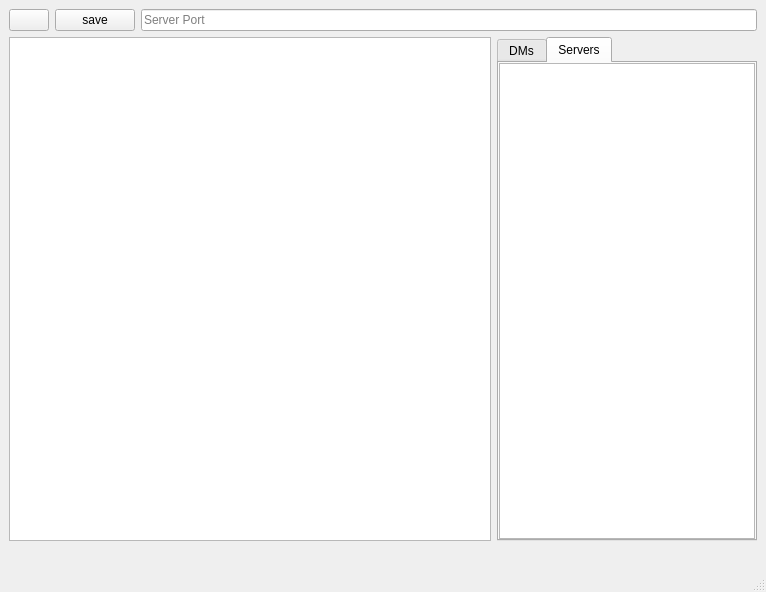
<?xml version="1.0" encoding="UTF-8"?>
<ui version="4.0">
 <class>MainWindow</class>
 <widget class="QMainWindow" name="MainWindow">
  <property name="geometry">
   <rect>
    <x>0</x>
    <y>0</y>
    <width>766</width>
    <height>592</height>
   </rect>
  </property>
  <property name="windowTitle">
   <string>MainWindow</string>
  </property>
  <widget class="QWidget" name="centralwidget">
   <layout class="QVBoxLayout" name="verticalLayout">
    <item>
     <widget class="QWidget" name="widget_2" native="true">
      <layout class="QHBoxLayout" name="horizontalLayout_2">
       <property name="leftMargin">
        <number>0</number>
       </property>
       <property name="topMargin">
        <number>0</number>
       </property>
       <property name="rightMargin">
        <number>0</number>
       </property>
       <property name="bottomMargin">
        <number>0</number>
       </property>
       <item>
        <widget class="QPushButton" name="refreshButton">
         <property name="text">
          <string/>
         </property>
         <property name="icon">
          <iconset theme="QIcon::ThemeIcon::ViewRefresh"/>
         </property>
        </widget>
       </item>
       <item>
        <widget class="QPushButton" name="saveButton">
         <property name="text">
          <string>save</string>
         </property>
        </widget>
       </item>
       <item>
        <widget class="QLineEdit" name="portInput">
         <property name="placeholderText">
          <string>Server Port</string>
         </property>
        </widget>
       </item>
      </layout>
     </widget>
    </item>
    <item>
     <widget class="QWidget" name="widget" native="true">
      <layout class="QHBoxLayout" name="horizontalLayout" stretch="75,0">
       <property name="leftMargin">
        <number>0</number>
       </property>
       <property name="topMargin">
        <number>0</number>
       </property>
       <property name="rightMargin">
        <number>0</number>
       </property>
       <property name="bottomMargin">
        <number>0</number>
       </property>
       <item>
        <widget class="QListWidget" name="messageList">
         <property name="autoFillBackground">
          <bool>false</bool>
         </property>
         <property name="isWrapping" stdset="0">
          <bool>false</bool>
         </property>
         <property name="spacing">
          <number>2</number>
         </property>
         <property name="wordWrap">
          <bool>true</bool>
         </property>
        </widget>
       </item>
       <item>
        <widget class="QTabWidget" name="lists">
         <property name="currentIndex">
          <number>1</number>
         </property>
         <widget class="QWidget" name="DMs">
          <attribute name="title">
           <string>DMs</string>
          </attribute>
          <layout class="QVBoxLayout" name="verticalLayout_2">
           <property name="leftMargin">
            <number>0</number>
           </property>
           <property name="topMargin">
            <number>0</number>
           </property>
           <property name="rightMargin">
            <number>0</number>
           </property>
           <property name="bottomMargin">
            <number>0</number>
           </property>
           <item>
            <widget class="QListWidget" name="dmList">
             <property name="autoFillBackground">
              <bool>false</bool>
             </property>
             <property name="isWrapping" stdset="0">
              <bool>false</bool>
             </property>
            </widget>
           </item>
          </layout>
         </widget>
         <widget class="QWidget" name="Servers">
          <attribute name="title">
           <string>Servers</string>
          </attribute>
          <layout class="QVBoxLayout" name="verticalLayout_3">
           <property name="leftMargin">
            <number>0</number>
           </property>
           <property name="topMargin">
            <number>0</number>
           </property>
           <property name="rightMargin">
            <number>0</number>
           </property>
           <property name="bottomMargin">
            <number>0</number>
           </property>
           <item>
            <widget class="QTreeWidget" name="serverList">
             <property name="headerHidden">
              <bool>true</bool>
             </property>
             <column>
              <property name="text">
               <string>Servers</string>
              </property>
             </column>
            </widget>
           </item>
          </layout>
         </widget>
        </widget>
       </item>
      </layout>
     </widget>
    </item>
    <item>
     <widget class="QLabel" name="statusLabel">
      <property name="text">
       <string/>
      </property>
     </widget>
    </item>
   </layout>
  </widget>
  <widget class="QMenuBar" name="menubar">
   <property name="geometry">
    <rect>
     <x>0</x>
     <y>0</y>
     <width>766</width>
     <height>24</height>
    </rect>
   </property>
  </widget>
  <widget class="QStatusBar" name="statusbar"/>
 </widget>
 <resources/>
 <connections/>
</ui>
